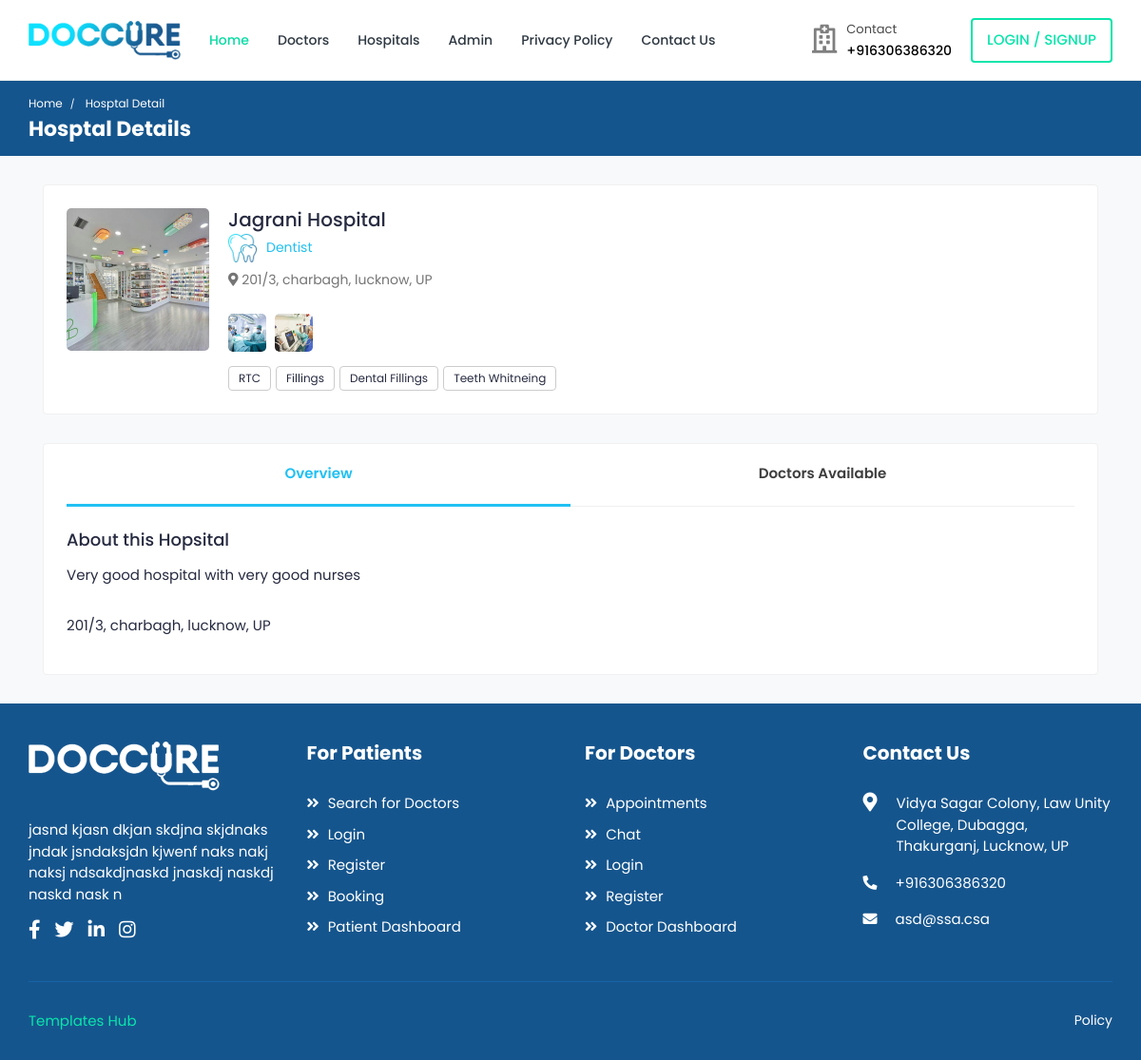
Before: /hospital/jagrani-hospital with the older database file.
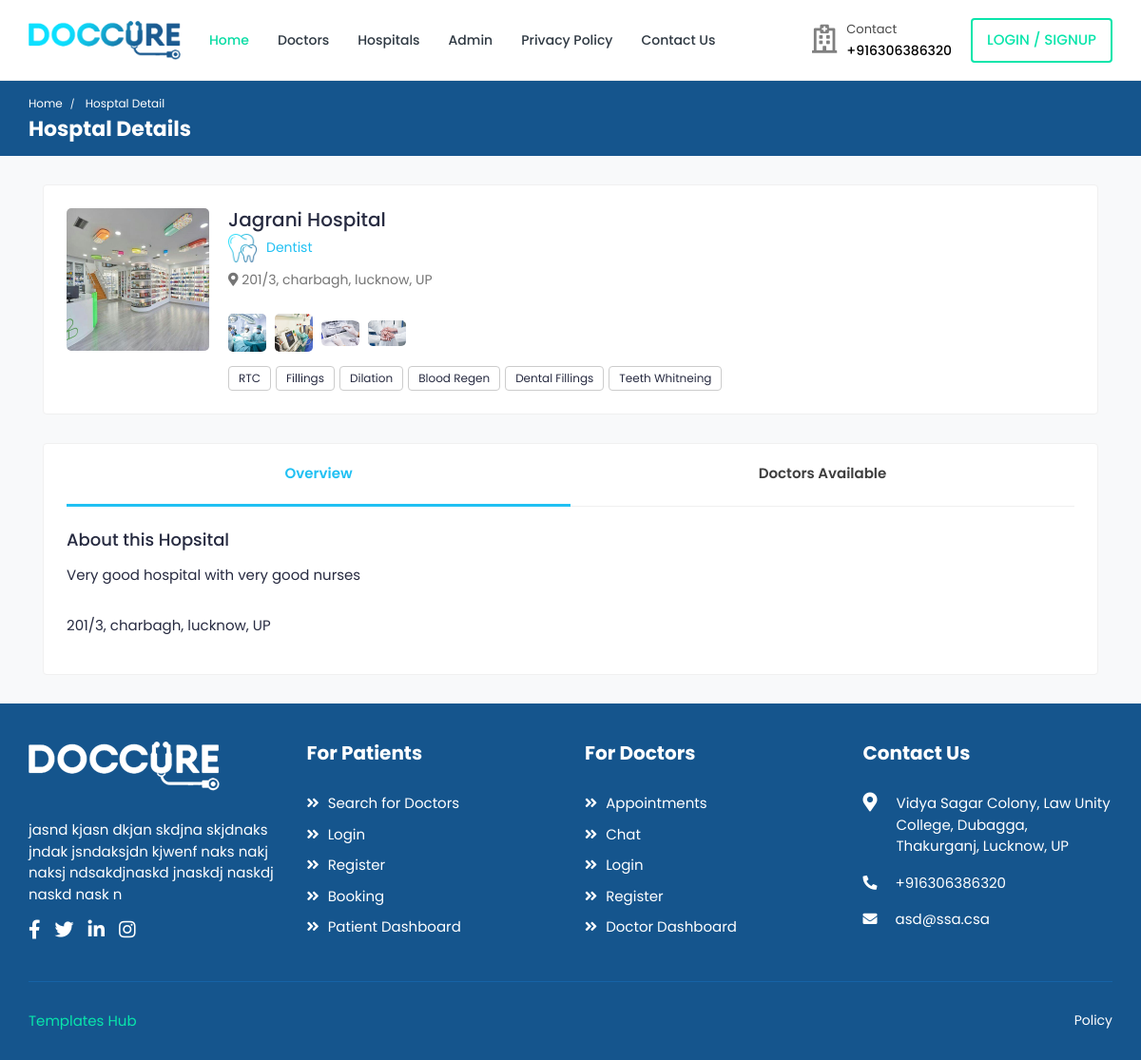
After: the same page with the newer database file.
### home/models.py (models this page shows)
class DoctorImage(models.Model):
    image = models.ImageField(upload_to="doctor/images")
    doctor = models.ForeignKey("Doctor", on_delete=models.CASCADE, related_name="image")

class DoctorServices(models.Model):
    name = models.CharField(max_length=20)
    doctor = models.ForeignKey(
        "Doctor", on_delete=models.CASCADE, related_name="service"
    )

### home/views.py (the view)
# urls.py: path("hospital/<slug>", views.hospital_detail, name="hospital"),
def hospital_detail(request, slug):
    return render(
        request,
        "home/hospital-detail.html",
        {
            "hospital": Hospital.objects.get(slug=slug),
            "detail": SiteDetail.objects.last(),
            "specialities": Speciality.objects.all(),
        },
    )

### home/models.py (called while the page is built)
    def __str__(self):
        return self.name

### templates/home/hospital-detail.html (shortened to what this page needs)
{% extends "base.html" %} {% block body %} {% load static %}
<div class="breadcrumb-bar">
  <div class="container-fluid">
    <div class="row align-items-center">
      <div class="col-md-12 col-12">
        <nav aria-label="breadcrumb" class="page-breadcrumb">
          <ol class="breadcrumb">
            <li class="breadcrumb-item"><a href="index-2.html">Home</a></li>
            <li class="breadcrumb-item active" aria-current="page">
              Hosptal Detail
            </li>
          </ol>
        </nav>
        <h2 class="breadcrumb-title">Hosptal Details</h2>
      </div>
    </div>
  </div>
</div>
<div class="content">
  <div class="container">
    <div class="card">
      <div class="card-body">
        <div class="doctor-widget">
          <div class="doc-info-left">
            <div class="doctor-img">
              <img
                src="{{hospital.picture.url}}"
                class="img-fluid"
                alt="User Image"
              />
            </div>
            <div class="doc-info-cont">
              <h4 class="doc-name">{{hospital.name}}</h4>
              <p class="doc-department">
                <img
                  style="width: 30px; height: 30px"
                  src="{{hospital.speciality.image.url}}"
                  class="img-fluid"
                  alt="Speciality"
                />{{hospital.speciality}}
              </p>
              <div class="clinic-details">
                <p class="doc-location">
                  <i class="fas fa-map-marker-alt"></i> {{hospital.address}}
                </p>
                <ul class="clinic-gallery">
                    {% for doctor in hospital.doctor.all %}
                        {% for img in doctor.image.all %}
                        <li>
                            <a href="{{img.image.url}}" data-fancybox="gallery">
                            <img src="{{img.image.url}}" alt="Feature" />
                            </a>
                        </li>
                        {% endfor %}
                    {% endfor %}
                </ul>
              </div>
              <div class="clinic-services">
                {% for doctor in hospital.doctor.all %}
                    {% for spc in doctor.service.all %}
                    <span>{{spc.name}}</span>
                    {% endfor %}
                {% endfor %}
                <span>Dental Fillings</span>
                <span>Teeth Whitneing</span>
              </div>
            </div>
          </div>
          <div class="doc-info-right">
          </div>
        </div>
      </div>
    </div>
    <div class="card">
      <div class="card-body pt-0">
        <nav class="user-tabs mb-4">
          <ul class="nav nav-tabs nav-tabs-bottom nav-justified">
            <li class="nav-item">
              <a class="nav-link active" href="#doc_overview" data-toggle="tab"
                >Overview</a
              >
            </li>
            <li class="nav-item">
              <a class="nav-link" href="#doc_locations" data-toggle="tab"
                >Doctors Available</a
              >
            </li>
          </ul>
        </nav>
        <div class="tab-content pt-0">
          <div
            role="tabpanel"
            id="doc_overview"
            class="tab-pane fade show active"
          >
            <div class="row">
              <div class="col-md-12 col-lg-9">
                <div class="widget about-widget">
                  <h4 class="widget-title">About this Hopsital</h4>
                  <p>{{hospital.description|safe}}</p>
                </div>
                <p>{{hospital.address|safe}}</p>
              </div>
            </div>
          </div>
        </div>
      </div>
    </div>
  </div>
</div>
{% endblock body%}

Changed rows visible on the page:
added DoctorImage: image (picture)
added DoctorImage: image (picture)
added DoctorServices: name "Dilation"
added DoctorServices: name "Blood Regen"
